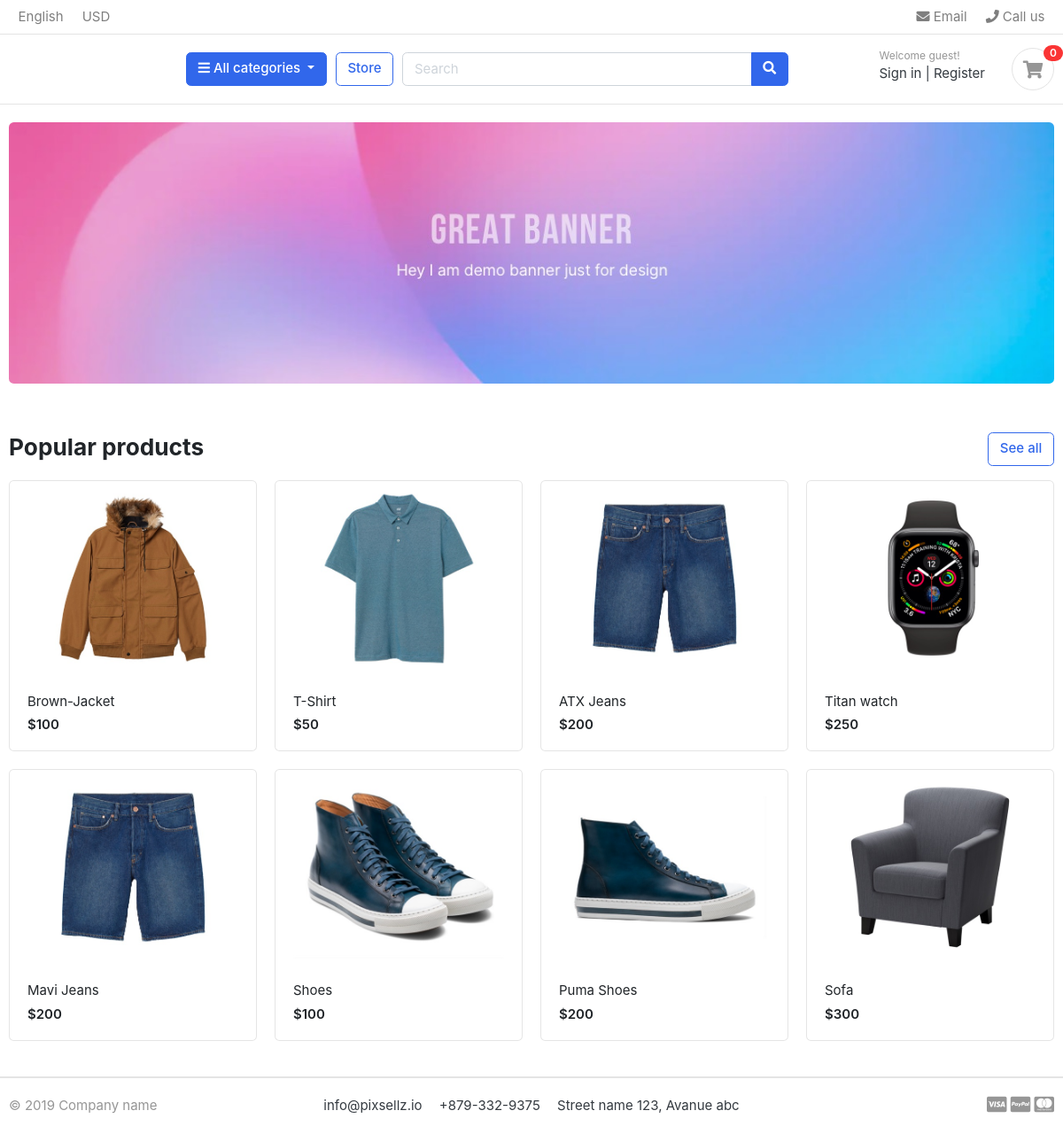
The page / on the database its author committed.
### store/models.py (models this page shows, shortened)
class Product(models.Model):
    product_name = models.CharField(max_length=200, unique=True)
    slug         = models.SlugField(max_length=100,unique=True)
    description  = models.TextField(max_length=500,blank=True)
    price        = models.IntegerField()
    images       = models.ImageField(upload_to="photos/products",blank=True)
    stock        = models.IntegerField()
    category     = models.ForeignKey(Category,on_delete=models.CASCADE)
    created_date = models.DateField(auto_now_add=True)
    modified_date= models.DateField(auto_now_add=True)
    is_available = models.BooleanField(default=True)

### DAkart/views.py (the view)
# urls.py: path('',views.welcomescreen),
def welcomescreen(request):
    products = Product.objects.all().filter(is_available=True)
    context = {
        'products':products
    }
    return render(request,'welcome.html', context)

### category/context_processors.py (called while the page is built)
def menu_links(request):
    links = Category.objects.all()
    return dict(links=links)

### templates/welcome.html
{% extends 'base.html' %}
{% load static %}
{% block content %}
<section class="section-intro padding-y-sm">
<div class="container">
{% block bannercontent %}
<div class="intro-banner-wrap">
	<img src="{% static 'images/banners/1.jpg' %}" class="img-fluid rounded">
</div>
{% endblock %}
</div>
</section>
<section class="section-name padding-y-sm">
<div class="container">
<header class="section-heading">
	<a href="{% url 'store' %}" class="btn btn-outline-primary float-right">See all</a>
	<h3 class="section-title">Popular products</h3>
</header>
<div class="row">
	{% for product in products %}
	<div class="col-md-3">
		<div class="card card-product-grid">
			<a href="./product-detail.html" class="img-wrap">
				<img src="{{ product.images.url }}"> </a>
			<figcaption class="info-wrap">
				<a href="./product-detail.html" class="title">
					{{ product.product_name }}</a>
				<div class="price mt-1"> ${{ product.price }}</div>
			</figcaption>
		</div>
	</div>
	{% endfor %}
</div>
</div>
</section>
</html>
{% endblock %}

### templates/base.html (shortened to what this page needs)
{% load static %}
<!DOCTYPE HTML>
<html lang="en">
<head>
<link href="{% static 'css/bootstrap.css' %} " rel="stylesheet" type="text/css"/>
<link href="{% static 'fonts/fontawesome/css/all.min.css' %}" type="text/css" rel="stylesheet">
<link href="{% static 'css/ui.css' %}" rel="stylesheet" type="text/css"/>
<link href="{% static 'css/responsive.css' %}" rel="stylesheet" media="only screen and (max-width: 1200px)" />
</head>
{% include 'includes/header.html' %}
{% block content %}
{% endblock %}
{% include 'includes/footer.html' %}

### templates/includes/header.html (shortened to what this page needs)
<header class="section-header">
    <nav class="navbar p-md-0 navbar-expand-sm navbar-light border-bottom">
    <div class="container">
      <div class="collapse navbar-collapse" id="navbarTop4">
        <ul class="navbar-nav mr-auto">
            <li class="nav-item dropdown">
                 <a href="#" class="nav-link">   English </a>
            </li>
            <li class="nav-item dropdown">
                <a href="#" class="nav-link"> USD </a>
            </li>
        </ul>
        <ul class="navbar-nav">
            <li><a href="#" class="nav-link"> <i class="fa fa-envelope"></i> Email </a></li>
            <li><a href="#" class="nav-link"> <i class="fa fa-phone"></i> Call us </a></li>
        </ul>
      </div>
    </div>
    </nav>
    <section class="header-main border-bottom">
        <div class="container">
    <div class="row align-items-center">
        <div class="col-lg col-sm col-md col-6 flex-grow-0">
            <div class="category-wrap dropdown d-inline-block float-right">
                <button type="button" class="btn btn-primary dropdown-toggle" data-toggle="dropdown">
                    <i class="fa fa-bars"></i> All categories
                </button>
            </div>
        </div>
        <a href="./store.html" class="btn btn-outline-primary">Store</a>
        <div class="col-lg  col-md-6 col-sm-12 col">
            <form action="#" class="search">
                <div class="input-group w-100">
                    <input type="text" class="form-control" style="width:60%;" placeholder="Search">
                    <div class="input-group-append">
                      <button class="btn btn-primary" type="submit">
                        <i class="fa fa-search"></i>
                      </button>
                    </div>
                </div>
            </form>
        </div>
        <div class="col-lg-3 col-sm-6 col-8 order-2 order-lg-3">
                    <div class="d-flex justify-content-end mb-3 mb-lg-0">
                        <div class="widget-header">
                            <small class="title text-muted">Welcome guest!</small>
                            <div>
                                <a href="./signin.html">Sign in</a> <span class="dark-transp"> | </span>
                                <a href="./register.html"> Register</a>
                            </div>
                        </div>
                        <a href="./cart.html" class="widget-header pl-3 ml-3">
                            <div class="icon icon-sm rounded-circle border"><i class="fa fa-shopping-cart"></i></div>
                            <span class="badge badge-pill badge-danger notify">0</span>
                        </a>
                    </div>
                </div>
    </div>
        </div>
    </section>
    </header>

### templates/includes/footer.html
<footer class="section-footer border-top">
	<div class="container">
		<section class="footer-bottom border-top row">
			<div class="col-md-2">
				<p class="text-muted"> &copy 2019 Company name </p>
			</div>
			<div class="col-md-8 text-md-center">
				<span  class="px-2">info@pixsellz.io</span>
				<span  class="px-2">+879-332-9375</span>
				<span  class="px-2">Street name 123, Avanue abc</span>
			</div>
			<div class="col-md-2 text-md-right text-muted">
				<i class="fab fa-lg fa-cc-visa"></i>
				<i class="fab fa-lg fa-cc-paypal"></i>
				<i class="fab fa-lg fa-cc-mastercard"></i>
			</div>
		</section>
	</div>
</footer>

### static/css/ui.css (style rules this page uses)
html { font-family: "Inter", sans-serif; font-size: 15px; }
.img-wrap { text-align: center; display: block; }
.img-wrap img { max-width: 100%; }
.icon-xs, .icon-sm, .icon-md, .icon-lg { display: inline-block; text-align: center; flex-shrink: 0; flex-grow: 0; }
.icon-sm { width: 48px; height: 48px; line-height: 48px !important; font-size: 20px; }
.padding-y-sm { padding-top: 20px; padding-bottom: 20px; }
.section-heading { margin-bottom: 20px; margin-top: 15px; }
.section-title { color: #212529; }
p:last-child { margin-bottom: 0; }
.header-main { position: relative; padding-top: 1rem; padding-bottom: 1rem; }
.widget-header { display: inline-block; vertical-align: middle; position: relative; }
.widget-header a { color: #343a40; }
.widget-header i { color: #969696; }
.widget-header .title { display: block; }
.widget-header .notify { position: absolute; top: -3px; right: -10px; }
.footer-bottom { padding-top: 20px; padding-bottom: 20px; }
[class*=card-product] a.title { color: #212529; display: block; }
[class*=card-product] .img-wrap { overflow: hidden; position: relative; }
[class*=card-product] .img-wrap img { height: 100%; max-width: 100%; width: auto; display: inline-block; -o-object-fit: cover; object-fit: cover; }
.card-product-grid { margin-bottom: 20px; }
.card-product-grid .img-wrap { border-radius: 0.2rem 0.2rem 0 0; height: 220px; }
.card-product-grid .info-wrap { overflow: hidden; padding: 18px 20px; }
.card .img-wrap { overflow: hidden; }
.notify { position: absolute; top: -4px; right: -10px; display: inline-block; padding: 0.25em 0.6em; font-size: 12px; line-height: 1; text-align: center; border-radius: 3rem; color: #fff; background-color: #fa3434; }
.price { font-weight: 600; color: #212529; }

### rows shown on the page
Product: images (picture), product_name "Brown-Jacket", price "100"
Product: images (picture), product_name "T-Shirt", price "50"
Product: images (picture), product_name "ATX Jeans", price "200"
Product: images (picture), product_name "Titan watch", price "250"
Product: images (picture), product_name "Mavi Jeans", price "200"
Product: images (picture), product_name "Shoes", price "100"
Product: images (picture), product_name "Puma Shoes", price "200"
Product: images (picture), product_name "Sofa", price "300"
